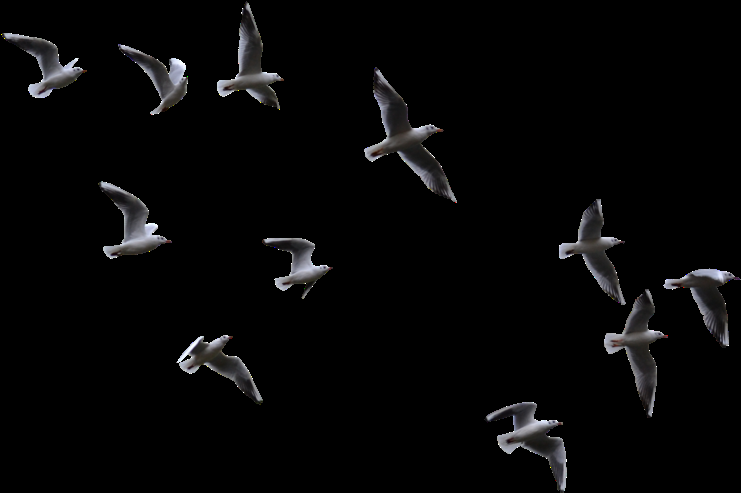
#> input picture edits/boruto-aot-style/src/flock.png, 741 x 493 px
$ python -i render.py   (imports and definitions only)
#> lines starting #> are read from the running program, lines starting #| are printed output that depends on the picture; after the words box and inside, x2 and y2 are one past the last pixel; in counts of white or black regions, pixels touching at a corner belong together
"""Boruto x I Monster - "Who Is She?" (the 'lost embrace' verse), rebuilt shot-for-shot on the
structure of the Attack on Titan "My best work yet" edit.

Every frame is composited in numpy/OpenCV and piped to ffmpeg.

    python3 render.py stills 1.9 10.2 ...   # write single frames to OUT_DIR for review
    python3 render.py video                 # full render + audio -> OUT_DIR/edit.mp4
"""
import math
import os
import subprocess
import sys
from functools import lru_cache
from multiprocessing import Pool

import cv2
import numpy as np
from PIL import Image, ImageDraw, ImageFont

HERE = os.path.dirname(os.path.abspath(__file__))
SRC = os.path.join(HERE, "src")
SONG = os.path.join(HERE, "..", "..", "Edit test images and song",
                    "I Monster - Who Is She？ (Lyrics) [VR-EiEBqfWw].opus")
UP = os.environ.get("UPSCALE_DIR", "/tmp/aot/up")
LAYERS = os.environ.get("LAYER_DIR", "/tmp/aot/layers")
FONTS = os.path.join(HERE, "fonts")
OUT = os.environ.get("OUT_DIR", "/tmp/aot/out")

W, H, FPS = 1440, 1080, 30
SONG_START = 163.54
DUR = 31.43
C = np.array([W / 2, H / 2])

# Sung word onsets (edit time), from word-level alignment of this verse.
WORDS = dict(IS=0.0, HE=0.28, A=0.94, LOST=1.46, EMBRACE=2.46, SOME=6.40, ACROSS=7.10,
             THE=7.94, SEA=8.34, OF=8.96, TIME=9.56, A2=12.86, LOVE=13.14, IMMORTAL=13.56,
             SUCH=14.70, AS=15.36, MINE=15.86, WILL=19.48, COME=20.22, TO=21.32, BE=21.96,
             ETERNITY=25.80)
PUNCH = [(0.28, 0.3), (0.94, 0.3), (1.46, 0.45), (2.46, 1.0), (3.55, 0.8), (6.40, 0.5),
         (7.10, 0.4), (7.94, 0.3), (8.34, 0.4), (9.03, 1.0), (9.56, 0.8), (12.07, 0.6),
         (13.56, 0.3), (14.70, 0.4), (15.36, 0.3), (15.86, 0.7), (19.48, 0.3), (20.22, 0.3),
         (21.40, 0.9), (21.96, 0.7), (22.97, 0.6), (23.37, 0.5), (23.90, 0.9)]


# ----------------------------------------------------------------------------- utils

def clamp01(x):
    return max(0.0, min(1.0, x))


def ease_out(x, p=3):
    x = clamp01(x)
    return 1 - (1 - x) ** p


def ease_in(x, p=2):
    return clamp01(x) ** p


def ease_in_out(x):
    x = clamp01(x)
    return 0.5 - 0.5 * math.cos(math.pi * x)


def ease_out_expo(x):
    x = clamp01(x)
    return 1 if x >= 1 else 1 - 2 ** (-10 * x)


def lerp(a, b, x):
    return a + (b - a) * x


def ramp(t, t0, t1):
    return clamp01((t - t0) / (t1 - t0)) if t1 != t0 else float(t >= t0)


# [12 lines left out: functions env, noise1, not called in this run]


class Cam:
    """Slow handheld drift plus lyric-synced punch-ins."""

    # [7 lines left out: function __init__, not called in this run]


NO_CAM = type("NoCam", (), {"zoom": 1.0, "dx": 0.0, "dy": 0.0, "rot": 0.0})()


# ----------------------------------------------------------------------------- assets

def resolve(name):
#> called with name = 'src/flock.png'
    for d in (LAYERS, UP, SRC):
        p = os.path.join(d, name)
        if os.path.exists(p):
            return p
    raise FileNotFoundError(name)


@lru_cache(maxsize=None)
def img(name, max_side=3000):
    """Premultiplied RGBA uint8 (RGB order)."""
    im = cv2.imdecode(np.fromfile(resolve(name), np.uint8), cv2.IMREAD_UNCHANGED)
#> im is the input picture: shape (493, 741, 4); mean B, G, R, A 6.9, 6.6, 6.7, 17.1
    if im.ndim == 2:
        im = cv2.cvtColor(im, cv2.COLOR_GRAY2BGRA)
    if im.shape[2] == 3:
        im = cv2.cvtColor(im, cv2.COLOR_BGR2BGRA)
    im = cv2.cvtColor(im, cv2.COLOR_BGRA2RGBA)
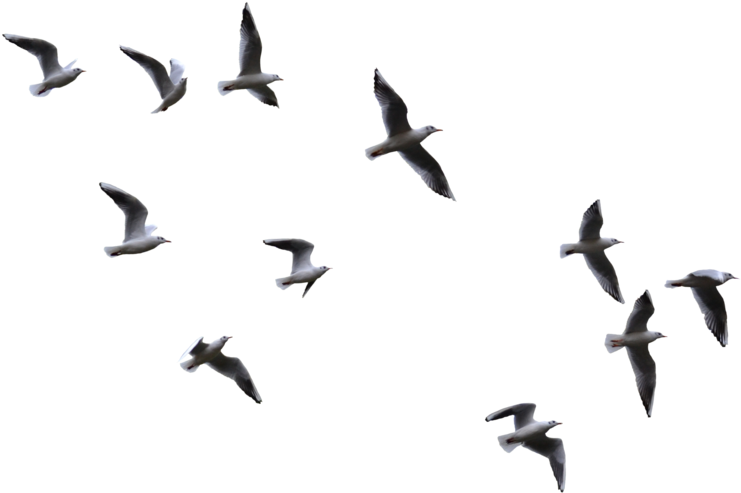
#> im: shape (493, 741, 4); mean R, G, B, A 6.7, 6.6, 6.9, 17.1; transparent parts drawn white
    s = max_side / max(im.shape[:2])
#> s = 4.05
    if s < 1:
        im = cv2.resize(im, None, fx=s, fy=s, interpolation=cv2.INTER_AREA)
    if name.endswith("_fg.png"):
        al = cv2.erode(im[..., 3], np.ones((3, 3), np.uint8))
        im[..., 3] = cv2.GaussianBlur(al, (0, 0), 1.2)
    a = im[..., 3:4].astype(np.float32) / 255
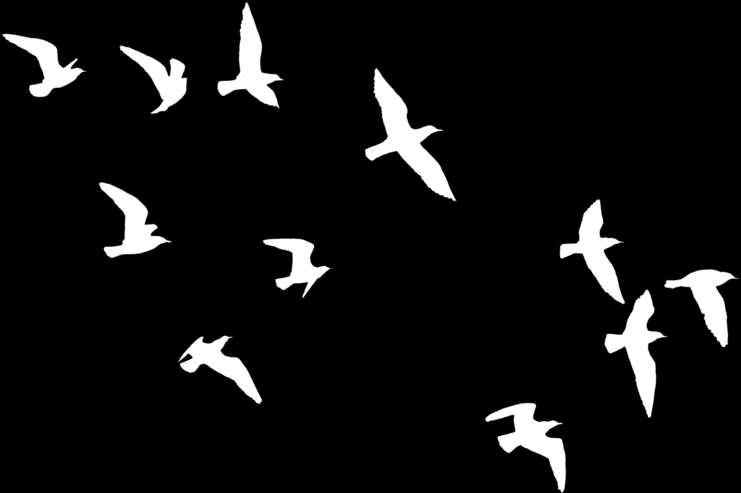
#> a: shape (493, 741, 1) float32; min 0, max 1, mean 0.067
    im[..., :3] = (im[..., :3] * a + 0.5).astype(np.uint8)
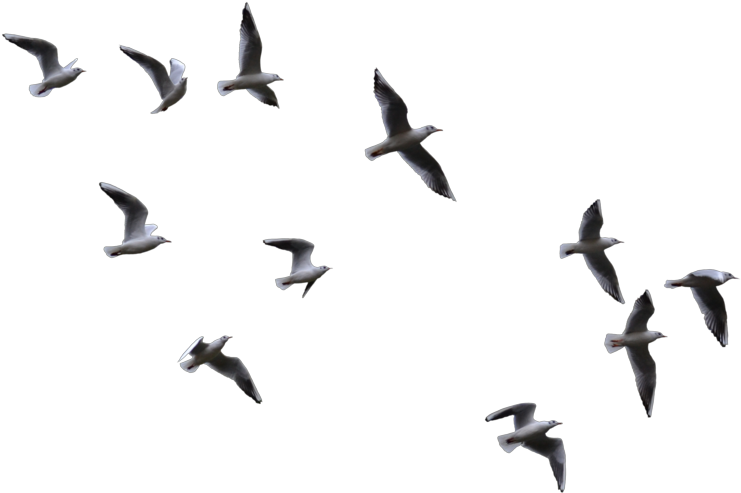
#> im: shape (493, 741, 4); 1.83% of pixels changed, all inside (x1, y1, x2, y2) = (1, 1, 741, 493); transparent parts drawn white
    return im


# [22 lines left out: functions blurred, framed, not called in this run]


def layer_matrix(im, fit="cover", s=1.0, fx=0.5, fy=0.5, x=0.0, y=0.0, rot=0.0,
                 depth=1.0, cam=NO_CAM, sx=1.0):
#> called with fit = 'cover', s = 1, fx = 0.5, fy = 0.5, x = 0, y = 0, rot = 0, depth = 1
    ih, iw = im.shape[:2]
#> ih = 493; iw = 741
    base = {"cover": max(W / iw, H / ih) * 1.06, "contain": min(W / iw, H / ih),
            "width": W / iw, "height": H / ih, "px": 1.0}[fit]
#> base = 2.32
    sc = base * s * cam.zoom ** depth
#> sc = 2.32
    r = math.radians(rot + cam.rot * depth)
    a, b = sc * math.cos(r), sc * math.sin(r)
#> a = 2.32; b = 0
    px, py = fx * iw, fy * ih
#> px = 370.5; py = 246.5
    tx = C[0] + x + cam.dx * depth - (a * sx * px - b * py)
#> tx = -140.3
    ty = C[1] + y + cam.dy * depth - (b * sx * px + a * py)
#> ty = -32.4
    return np.float32([[a * sx, -b, tx], [b * sx, a, ty]])


def warp(im, M):
    return cv2.warpAffine(im, M, (W, H), flags=cv2.INTER_LINEAR,
                          borderMode=cv2.BORDER_CONSTANT, borderValue=(0, 0, 0, 0))
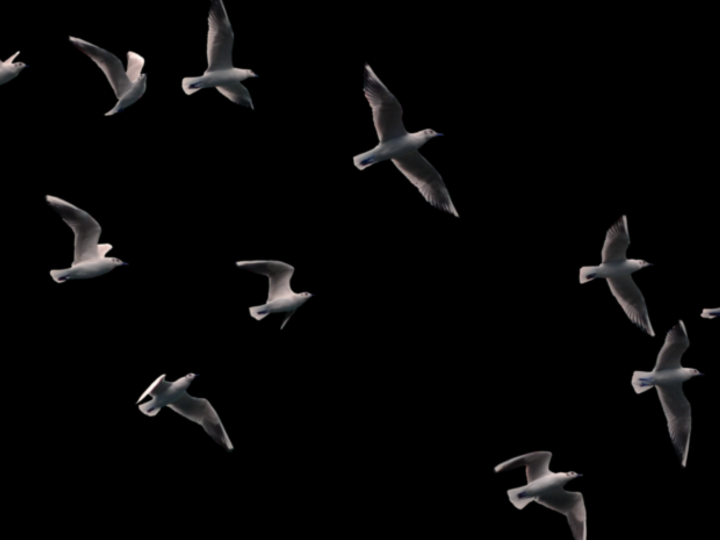
#> returned value: shape (1080, 1440, 4) (shown at 1/2 size); mean of channels 0, 1, 2, 3 6, 5.9, 6.2, 18.5; drawn as B, G, R


# [13 lines left out: function draw, not called in this run]


def put(canvas, name, alpha=1.0, blur=0, mode="over", **kw):
    im = blurred(name, blur) if blur else img(name)
    return draw(canvas, im, layer_matrix(im, **kw), alpha, mode)


def layer(name, blur=0, **kw):
    """Warped layer as float (premultiplied rgb, alpha)."""
    im = blurred(name, blur) if blur else img(name)
    w = warp(im, layer_matrix(im, **kw)).astype(np.float32) / 255
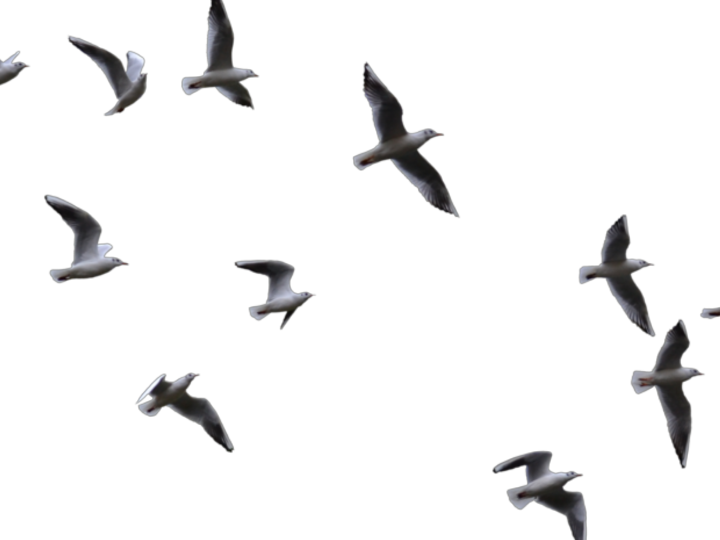
#> w: shape (1080, 1440, 4) float32 (shown at 1/2 size); mean R, G, B, A 0.0234, 0.023, 0.0241, 0.0725; transparent parts drawn white
    return w[..., :3], w[..., 3:4]


# [4 lines left out: function over, not called in this run]


def blank(v=0.0):
    return np.full((H, W, 3), v, np.float32)


def lum(c):
    return c @ np.float32([0.299, 0.587, 0.114])


def mono(c, tint=(1, 1, 1), contrast=1.0, pivot=0.5):
    l = np.clip((lum(c) - pivot) * contrast + pivot, 0, 1)
    return l[..., None] * np.float32(tint)


def saturate(c, s):
    l = lum(c)[..., None]
    return l + (c - l) * s


def screen(a, b):
    return 1 - (1 - a) * (1 - np.clip(b, 0, 1))


# ----------------------------------------------------------------------------- look

# [257 lines left out: functions grid, vignette, grain_frames, glow, chroma, zoom_blur and 14 more, not called in this run]


# ----------------------------------------------------------------------------- text

FONT_FILES = {"bebas": ("BebasNeue-Regular.ttf", None), "cinzel": ("Cinzel[wght].ttf", 600),
              "cinzel_b": ("Cinzel[wght].ttf", 900), "cinzel_l": ("Cinzel[wght].ttf", 420),
              "corm": ("CormorantGaramond[wght].ttf", 500)}


# [298 lines left out: functions font, text_alpha, text_sprite, blit_affine, sprite_matrix, text and 7 more, not called in this run]


SHARD_TEX = ["sky_boruto_bg.png", "hands_jpeg.png", "silhouette_bg.png"]


# [272 lines left out: functions draw_shards, sh_title, sh_sky, sh_mine, sh_team, not called in this run]


GALLERY = [  # name, x, y (px from centre), height (px), rot, depth
    ("portrait_hashirama.png", -470, -250, 330, 7, 0.7),
    ("portrait_tobirama.png", 470, -265, 320, -9, 0.75),
    ("portrait_hiruzen.png", -500, 215, 360, -5, 1.25),
    ("portrait_minato.png", 505, 200, 370, 10, 1.2),
    ("naruto_portrait_jpeg.png", 0, -70, 560, -2, 1.0),
]


# [97 lines left out: functions gallery, sh_gallery, sh_portrait, sh_smear, sh_bright, sh_fade and 1 more, not called in this run]


SHOTS = [
    (0.00, 5.30, sh_hands, dict(glow=0.45, sprockets=0.9, grain=0.05)),
    (5.30, 9.00, sh_silhouette, dict(glow=0.55, sprockets=0.9, grain=0.05)),
    (9.00, 12.00, sh_title, dict(glow=0.4, grain=0.05)),
    (12.00, 15.30, sh_sky, dict(glow=0.2, grain=0.035)),
    (15.30, 18.53, sh_mine, dict(glow=0.55, grain=0.05)),
    (18.53, 21.40, sh_team, dict(glow=0.25, grain=0.035)),
    (21.40, 22.97, sh_gallery, dict(glow=0.4, grain=0.05)),
    (22.97, 23.37, sh_portrait, dict(glow=0.35, grain=0.05)),
    (23.37, 23.83, sh_smear, dict(glow=0.3, grain=0.05)),
    (23.83, 24.70, sh_bright, dict(glow=0.3, grain=0.04)),
    (24.70, 25.80, sh_fade, dict(glow=0.0, grain=0.04, vignette=False)),
    (25.80, DUR, sh_eternity, dict(glow=0.3, grain=0.03)),
]

FLASHES = [(9.03, 0.14, 0.28, (1.0, 1.0, 1.0)), (12.07, 0.2, 0.0, (1.0, 0.93, 0.86)),
           (23.93, 0.1, 0.0, (1.0, 0.97, 0.9))]


# [26 lines left out: functions shot_at, frame, not called in this run]


# ----------------------------------------------------------------------------- output

def render_frame(n):
    return frame(n / FPS).tobytes()


# [37 lines left out: functions audio, video, stills, not called in this run]


# [6 lines not run here, left out]

>>> result = layer('src/flock.png')

$ run again, on edits/boruto-aot-style/src/gulls.png
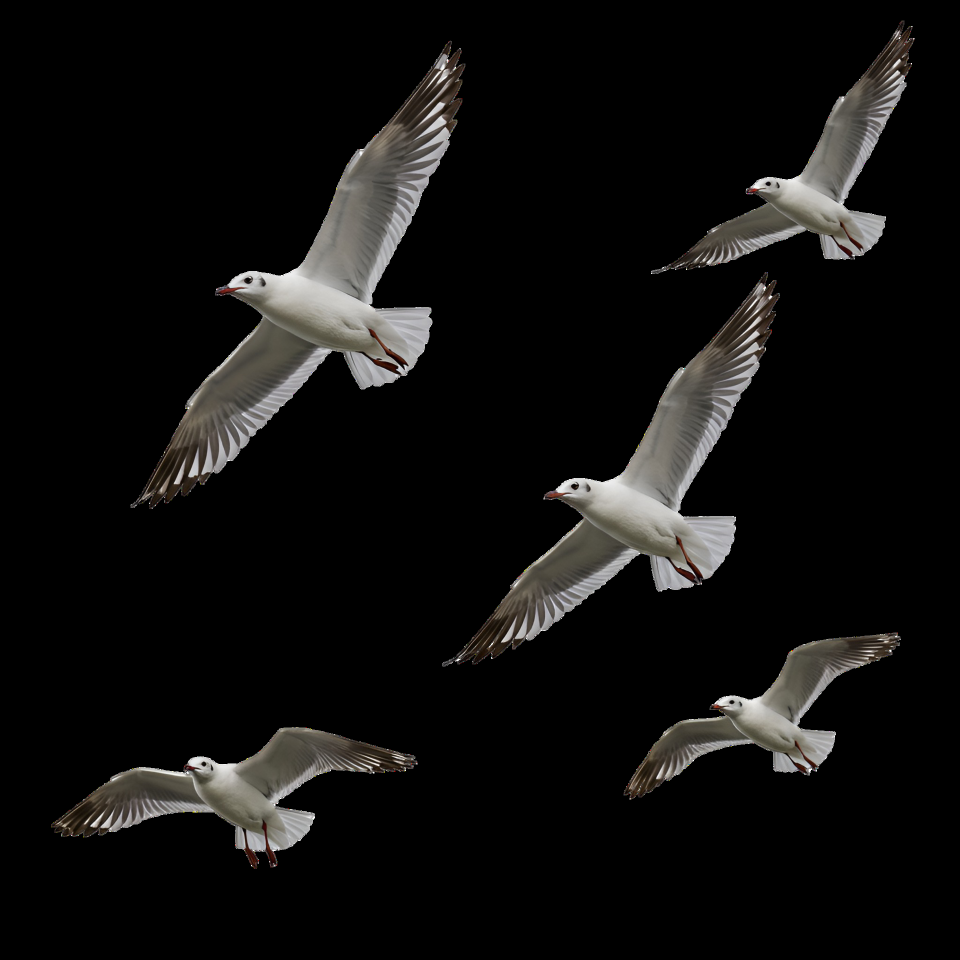
#> input picture edits/boruto-aot-style/src/gulls.png, 1920 x 1920 px (shown at 1/2 size)
#> in img, im is the input picture: shape (1920, 1920, 4); mean B, G, R, A 15, 15.9, 16.4, 32.7
#> in warp, `return cv2.warpAffine(im, M, (W, H), flags=cv2.INTER_LINEAR, borderMod..`:
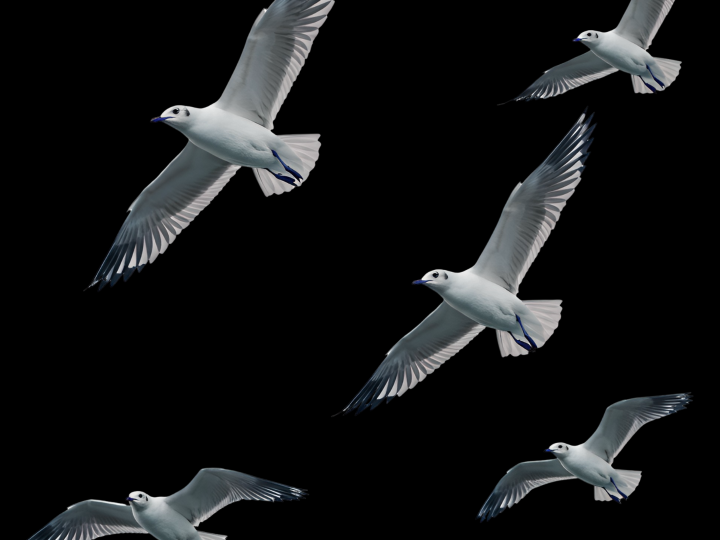
#> returned value: shape (1080, 1440, 4) (shown at 1/2 size); mean of channels 0, 1, 2, 3 20.6, 19.9, 18.8, 44.3; drawn as B, G, R
#> in layer, `w = warp(im, layer_matrix(im, **kw)).astype(np.float32) / 255`:
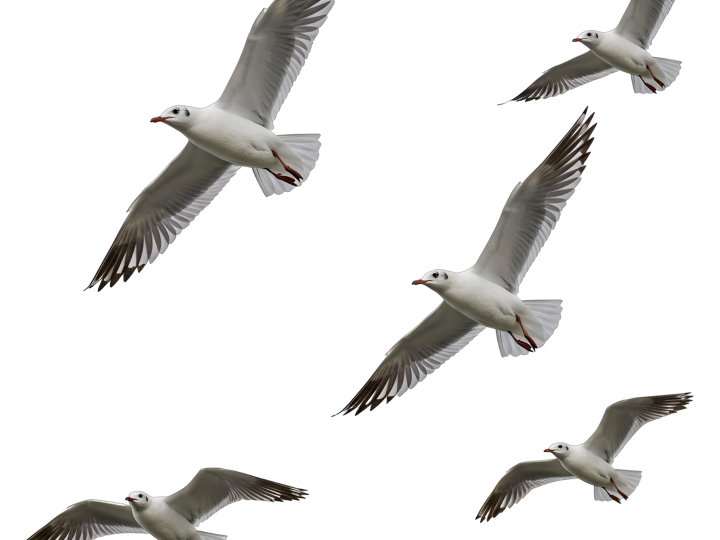
#> w: shape (1080, 1440, 4) float32 (shown at 1/2 size); mean R, G, B, A 0.0808, 0.0782, 0.0738, 0.174; transparent parts drawn white
